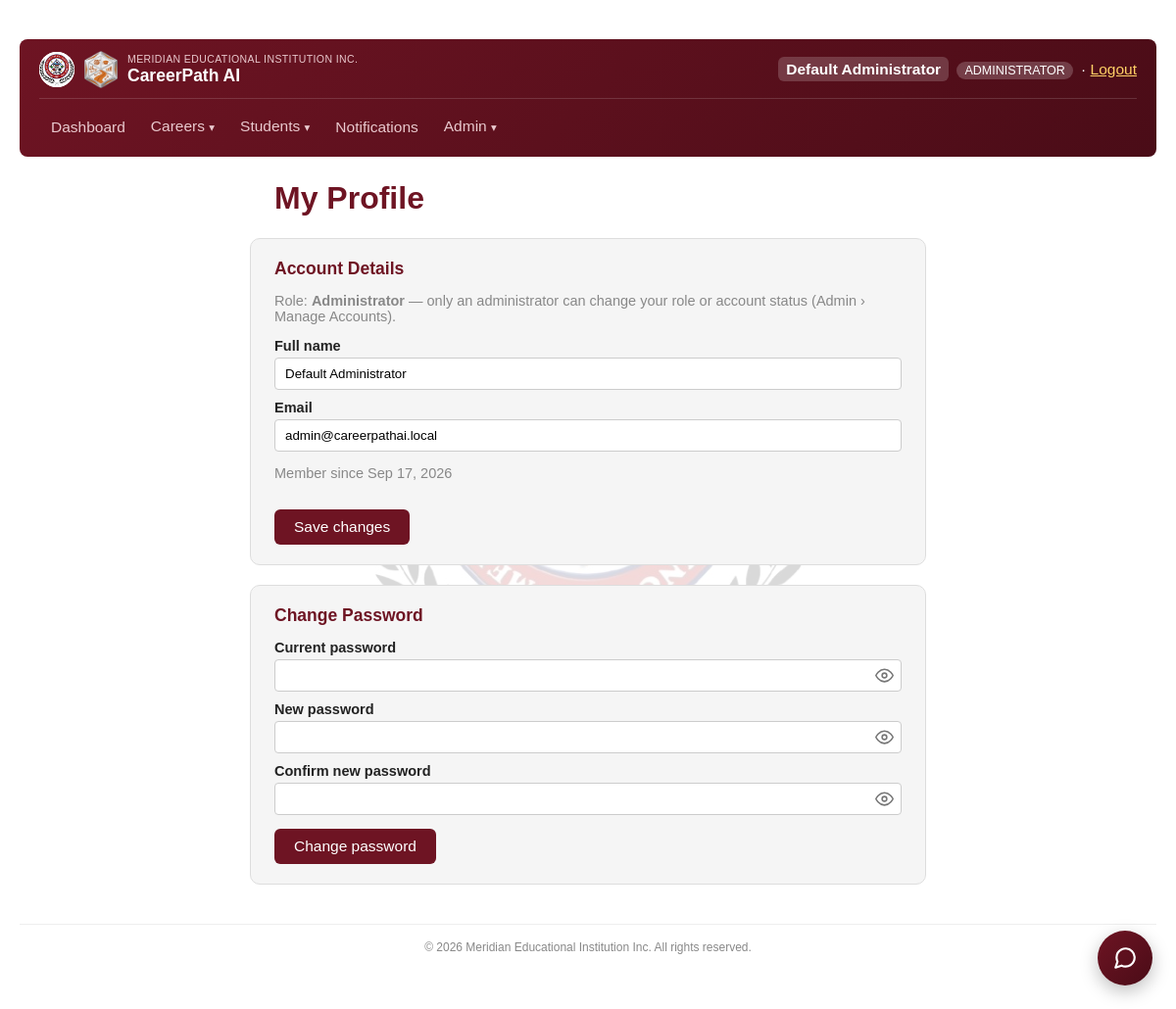
Page /php/staff_profile.php (signed in) on the committed database.
### tables this page shows
CREATE TABLE IF NOT EXISTS users (
    user_id        INT AUTO_INCREMENT PRIMARY KEY,
    name           VARCHAR(150) NOT NULL,
    email          VARCHAR(150) NOT NULL UNIQUE,
    password_hash  VARCHAR(255) NOT NULL,
    role           ENUM('administrator', 'counselor') NOT NULL,
    status         ENUM('active', 'disabled') NOT NULL DEFAULT 'active',
    created_by     INT NULL,
    created_at     TIMESTAMP DEFAULT CURRENT_TIMESTAMP,
    FOREIGN KEY (created_by) REFERENCES users(user_id) ON DELETE SET NULL
);

### php/auth.php (called while the page is built, shortened)
<?php
function current_user(): ?array
{
    return [
        'user_id' => $_SESSION['user_id'],
        'name' => $_SESSION['user_name'],
        'email' => $_SESSION['user_email'],
        'role' => $_SESSION['user_role'],
    ];
}
function require_login(): array
{
    $user = current_user();
    return $user;
}

### php/staff_profile.php (the view, shortened to what this page needs)
<?php
require __DIR__ . '/auth.php';
$currentUser = require_login();
$pdo = get_db();
$stmt = $pdo->prepare("SELECT * FROM users WHERE user_id = :id");
$stmt->execute(['id' => $currentUser['user_id']]);
$user = $stmt->fetch();
?>
<!DOCTYPE html>
<html lang="en">
<head>
</head>
<body>
    <?php require __DIR__ . '/nav.php'; ?>
    <h1>My Profile</h1>
    <div class="panel">
        <h2>Account Details</h2>
        <p class="role-note">Role: <strong><?= htmlspecialchars(ucfirst($user['role'])) ?></strong> — only an administrator can change your role or account status (Admin &rsaquo; Manage Accounts).</p>
        <form method="POST">
            <label>Full name</label>
            <input type="text" name="name" value="<?= htmlspecialchars($user['name']) ?>" required>
            <label>Email</label>
            <input type="email" name="email" value="<?= htmlspecialchars($user['email']) ?>" required>
            <p class="member-since">Member since <?= date('M j, Y', strtotime($user['created_at'])) ?></p>
            <button type="submit">Save changes</button>
        </form>
    </div>
    <div class="panel">
        <h2>Change Password</h2>
        <form method="POST">
            <label>Current password</label>
            <input type="password" name="current_password" required>
            <label>New password</label>
            <input type="password" name="new_password" required minlength="8">
            <label>Confirm new password</label>
            <input type="password" name="confirm_password" required minlength="8">
            <button type="submit">Change password</button>
        </form>
    </div>
<?php require __DIR__ . '/footer.php'; ?>
</body>
</html>

### php/nav.php (shortened to what this page needs)
<?php
$cpNavUnread = staff_unread_count(get_db(), (int) $currentUser['user_id']);
$cpCurrentPage = basename($_SERVER['PHP_SELF'] ?? '');
$cpIsActive = fn(array $pages) => in_array($cpCurrentPage, $pages, true) ? 'cp-active' : '';
?>
<div class="cp-nav">
    <div class="cp-nav-top">
    <a href="dashboard.php" class="cp-nav-brand">
        <img src="assets/img/logo.png" alt="Meridian Educational Institution Inc. logo" class="cp-nav-logo">
        <img src="assets/img/logo-hex.png" alt="CareerPath AI logo" class="cp-nav-logo cp-nav-logo-hex">
        <span class="cp-nav-brand-text">
            <span class="cp-nav-school">Meridian Educational Institution Inc.</span>
            <span class="cp-nav-title">CareerPath AI</span>
        </span>
    </a>
    <div class="cp-nav-user">
        <a href="staff_profile.php" class="cp-nav-user-name <?= $cpIsActive(['staff_profile.php']) ?>"><?= htmlspecialchars($currentUser['name']) ?></a>
        <span class="cp-role-badge"><?= htmlspecialchars($currentUser['role']) ?></span>
        · <a href="logout.php">Logout</a>
    </div>
    </div>
    <div class="cp-nav-links" id="cp-nav-links">
        <a class="cp-nav-item <?= $cpIsActive(['dashboard.php']) ?>" href="dashboard.php">Dashboard</a>
        <div class="cp-dropdown">
            <button type="button" class="cp-nav-item cp-dropdown-toggle <?= $cpIsActive(['careers.php', 'careers_manage.php', 'career_categories.php']) ?>">Careers <span class="cp-caret">▾</span></button>
        </div>
        <div class="cp-dropdown">
            <button type="button" class="cp-nav-item cp-dropdown-toggle <?= $cpIsActive(['students_lookup.php', 'consultations.php', 'audit_log.php']) ?>">Students <span class="cp-caret">▾</span></button>
        </div>
        <a class="cp-nav-item <?= $cpIsActive(['staff_notifications.php']) ?>" href="staff_notifications.php">Notifications<?php if ($cpNavUnread > 0): ?> <span class="cp-badge"><?= $cpNavUnread ?></span><?php endif; ?></a>
        <?php if ($currentUser['role'] === 'administrator'): ?>
            <div class="cp-dropdown">
                <button type="button" class="cp-nav-item cp-dropdown-toggle <?= $cpIsActive(['users.php', 'settings.php', 'backup.php', 'change_history.php']) ?>">Admin <span class="cp-caret">▾</span></button>
            </div>
        <?php endif; ?>
    </div>
</div>

### php/staff_profile.php (style rules this page uses)
body { font-family: Arial, sans-serif; max-width: 1280px; margin: 40px auto; padding: 0 20px; color: #222; }
body > h1, body > .panel, body > .flash-success, body > .flash-error { max-width: 640px; margin-left: auto; margin-right: auto; }
h1 { color: #6e1423; }
.panel { background: #f5f5f5; border: 1px solid #ddd; border-radius: 10px; padding: 20px 24px; margin-bottom: 20px; }
.panel h2 { margin: 0 0 14px; color: #6e1423; font-size: 17.5px; }
label { display: block; font-size: 14.5px; font-weight: bold; margin: 10px 0 4px; }
input[type=text], input[type=email], input[type=password] { width: 100%; padding: 8px 10px; border: 1px solid #ccc; border-radius: 4px; font-family: inherit; box-sizing: border-box; }
button { margin-top: 14px; padding: 9px 20px; border: none; border-radius: 6px; font-size: 15.5px; cursor: pointer; background: #6e1423; color: #fff; transition: transform 0.12s ease, box-shadow 0.12s ease, background-color 0.15s ease; }
.member-since { font-size: 14.5px; color: #888; }
.role-note { font-size: 14.5px; color: #888; margin: 0 0 14px; }

### php/nav.php (style rules this page uses)
.cp-nav { display: flex; flex-direction: column; gap: 10px; background: linear-gradient(135deg, #6e1423 0%, #4a0c17 100%); color: #fff; padding: 12px 20px; border-radius: 8px; margin-bottom: 24px; font-size: 15.5px; position: relative; }
.cp-nav-top { display: flex; align-items: center; justify-content: space-between; flex-wrap: wrap; gap: 8px 16px; }
.cp-nav-brand { display: flex; align-items: center; gap: 10px; text-decoration: none; margin-right: 10px; flex-shrink: 0; }
.cp-nav-logo { width: 36px; height: 36px; border-radius: 50%; background: #fff; object-fit: cover; flex-shrink: 0; }
.cp-nav-logo-hex { border-radius: 0; background: none; width: 34px; height: auto; object-fit: contain; }
.cp-nav-brand-text { display: flex; flex-direction: column; line-height: 1.2; }
.cp-nav-school { font-size: 10.5px; text-transform: uppercase; letter-spacing: 0.4px; color: #e9c9ce; font-weight: normal; }
.cp-nav-title { font-size: 17.5px; font-weight: bold; color: #fff; }
.cp-nav-links { display: flex; align-items: center; flex-wrap: wrap; gap: 2px; border-top: 1px solid rgba(255,255,255,0.15); padding-top: 10px; }
.cp-nav-item { color: #e9c9ce; text-decoration: none; padding: 8px 12px; border-radius: 6px; background: none; border: none; font: inherit; font-size: 15.5px; font-family: inherit; cursor: pointer; display: inline-block; box-sizing: border-box; line-height: 20px; vertical-align: middle; margin: 0; appearance: none; -webkit-appearance: none; }
.cp-caret { font-size: 11.5px; }
.cp-dropdown { position: relative; }
.cp-nav-user { color: #fff; white-space: nowrap; text-align: right; flex-shrink: 0; }
.cp-nav-user a { color: #ffd166; }
a.cp-nav-user-name { color: #fff; text-decoration: none; padding: 4px 8px; border-radius: 6px; transition: background-color 0.15s ease; }
a.cp-nav-user-name.cp-active { background: rgba(255,255,255,0.18); font-weight: bold; }
.cp-role-badge { background: rgba(255,255,255,0.2); padding: 2px 8px; border-radius: 10px; font-size: 12.5px; text-transform: uppercase; margin: 0 4px; }

### php/footer.php (style rules this page uses)
.cp-pw-wrap input[type="password"], .cp-pw-wrap input[type="text"] { padding-right: 38px !important; }

### rows in the picture
users: name "Default Administrator", role "ADMINISTRATOR", role "Administrator", email "admin@careerpathai.local", created_at "Sep 17, 2026"
